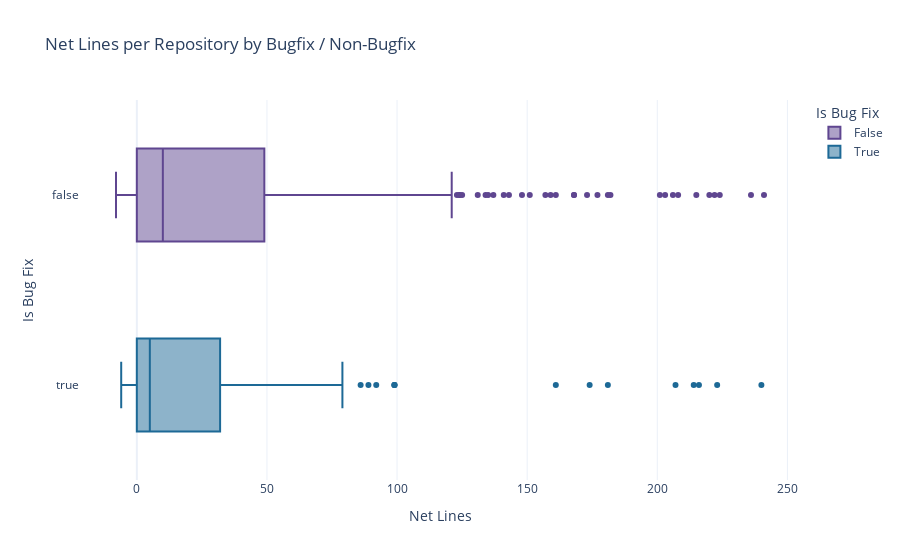

Notebook cell for this chart:
### Code cell
px.box(df, 
       x='Net Lines',
       y='Is Bug Fix',
       color='Is Bug Fix',
       labels=common_labels,
       hover_data=common_hover_info, 
       title='Net Lines per Repository by Bugfix / Non-Bugfix')

### Figure 1 — Plotly figure (JSON) as saved in the notebook; plotly's stock layout.template omitted (floating-point values rounded to 4 significant figures; data arrays with more than 128 entries replaced by an {"elided": "..."} marker saying what was removed)
{"data": [{"alignmentgroup": "True", "customdata": {"elided": "355x7 mixed values"}, "hovertemplate": "Is Bug Fix=%{y}<br>Net Lines=%{x}<br>Message=%{customdata[0]}<br>Repository=%{customdata[1]}<br>Modified Files=%{customdata[2]}<br>Added Files=%{customdata[3]}<br>Deleted Files=%{customdata[4]}<br>Added Lines=%{customdata[5]}<br>Deleted Lines=%{customdata[6]}<extra></extra>", "legendgroup": "False", "marker": {"color": "rgb(95, 70, 144)"}, "name": "False", "notched": false, "offsetgroup": "False", "orientation": "h", "showlegend": true, "type": "box", "x": {"elided": "355 int values"}, "x0": " ", "xaxis": "x", "y": {"elided": "355 bool values"}, "y0": " ", "yaxis": "y"}, {"alignmentgroup": "True", "customdata": {"elided": "145x7 mixed values"}, "hovertemplate": "Is Bug Fix=%{y}<br>Net Lines=%{x}<br>Message=%{customdata[0]}<br>Repository=%{customdata[1]}<br>Modified Files=%{customdata[2]}<br>Added Files=%{customdata[3]}<br>Deleted Files=%{customdata[4]}<br>Added Lines=%{customdata[5]}<br>Deleted Lines=%{customdata[6]}<extra></extra>", "legendgroup": "True", "marker": {"color": "rgb(29, 105, 150)"}, "name": "True", "notched": false, "offsetgroup": "True", "orientation": "h", "showlegend": true, "type": "box", "x": {"elided": "145 int values"}, "x0": " ", "xaxis": "x", "y": {"elided": "145 bool values"}, "y0": " ", "yaxis": "y"}], "layout": {"boxmode": "overlay", "legend": {"title": {"text": "Is Bug Fix"}, "tracegroupgap": 0}, "title": {"text": "Net Lines per Repository by Bugfix / Non-Bugfix"}, "xaxis": {"anchor": "y", "domain": [0, 1], "title": {"text": "Net Lines"}}, "yaxis": {"anchor": "x", "categoryarray": [true, false], "categoryorder": "array", "domain": [0, 1], "title": {"text": "Is Bug Fix"}}}}
